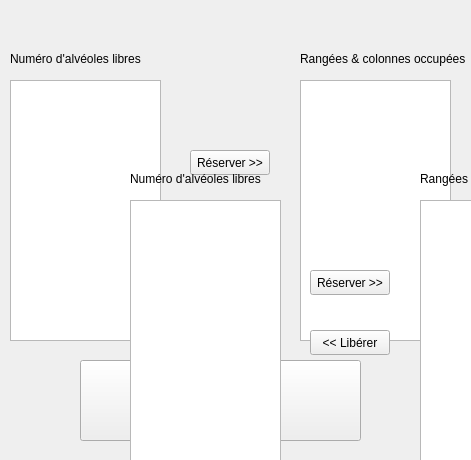
<?xml version="1.0" encoding="UTF-8"?>
<ui version="4.0">
 <class>AlveolesLibres</class>
 <widget class="QWidget" name="AlveolesLibres">
  <property name="geometry">
   <rect>
    <x>0</x>
    <y>0</y>
    <width>471</width>
    <height>460</height>
   </rect>
  </property>
  <property name="windowTitle">
   <string>AlveolesLibres</string>
  </property>
  <widget class="QLabel" name="label">
   <property name="geometry">
    <rect>
     <x>10</x>
     <y>50</y>
     <width>151</width>
     <height>17</height>
    </rect>
   </property>
   <property name="text">
    <string>Numéro d'alvéoles libres</string>
   </property>
  </widget>
  <widget class="QLabel" name="label_2">
   <property name="geometry">
    <rect>
     <x>300</x>
     <y>50</y>
     <width>171</width>
     <height>17</height>
    </rect>
   </property>
   <property name="text">
    <string>Rangées &amp; colonnes occupées</string>
   </property>
  </widget>
  <widget class="QPushButton" name="pushButtonReserver">
   <property name="geometry">
    <rect>
     <x>190</x>
     <y>150</y>
     <width>80</width>
     <height>25</height>
    </rect>
   </property>
   <property name="text">
    <string>Réserver &gt;&gt;</string>
   </property>
  </widget>
  <widget class="QPushButton" name="pushButtonLiberer">
   <property name="geometry">
    <rect>
     <x>190</x>
     <y>210</y>
     <width>80</width>
     <height>25</height>
    </rect>
   </property>
   <property name="text">
    <string>&lt;&lt; Libérer</string>
   </property>
  </widget>
  <widget class="QListWidget" name="listWidgetNumAlveolesLibres">
   <property name="geometry">
    <rect>
     <x>10</x>
     <y>80</y>
     <width>151</width>
     <height>261</height>
    </rect>
   </property>
  </widget>
  <widget class="QListWidget" name="listWidgetRangeeColonnesOccup">
   <property name="geometry">
    <rect>
     <x>300</x>
     <y>80</y>
     <width>151</width>
     <height>261</height>
    </rect>
   </property>
  </widget>
  <widget class="QPushButton" name="pushButtonQuitter">
   <property name="geometry">
    <rect>
     <x>80</x>
     <y>360</y>
     <width>281</width>
     <height>81</height>
    </rect>
   </property>
   <property name="text">
    <string>Quitter</string>
   </property>
  </widget>
  <widget class="QPushButton" name="pushButtonQuitter_2">
   <property name="geometry">
    <rect>
     <x>200</x>
     <y>480</y>
     <width>281</width>
     <height>81</height>
    </rect>
   </property>
   <property name="text">
    <string>Quitter</string>
   </property>
  </widget>
  <widget class="QPushButton" name="pushButtonReserver_2">
   <property name="geometry">
    <rect>
     <x>310</x>
     <y>270</y>
     <width>80</width>
     <height>25</height>
    </rect>
   </property>
   <property name="text">
    <string>Réserver &gt;&gt;</string>
   </property>
  </widget>
  <widget class="QPushButton" name="pushButtonLiberer_2">
   <property name="geometry">
    <rect>
     <x>310</x>
     <y>330</y>
     <width>80</width>
     <height>25</height>
    </rect>
   </property>
   <property name="text">
    <string>&lt;&lt; Libérer</string>
   </property>
  </widget>
  <widget class="QLabel" name="label_3">
   <property name="geometry">
    <rect>
     <x>130</x>
     <y>170</y>
     <width>151</width>
     <height>17</height>
    </rect>
   </property>
   <property name="text">
    <string>Numéro d'alvéoles libres</string>
   </property>
  </widget>
  <widget class="QListWidget" name="listWidgetRangeeColonnesOccup_2">
   <property name="geometry">
    <rect>
     <x>420</x>
     <y>200</y>
     <width>151</width>
     <height>261</height>
    </rect>
   </property>
  </widget>
  <widget class="QListWidget" name="listWidgetNumAlveolesLibres_2">
   <property name="geometry">
    <rect>
     <x>130</x>
     <y>200</y>
     <width>151</width>
     <height>261</height>
    </rect>
   </property>
  </widget>
  <widget class="QLabel" name="label_4">
   <property name="geometry">
    <rect>
     <x>420</x>
     <y>170</y>
     <width>171</width>
     <height>17</height>
    </rect>
   </property>
   <property name="text">
    <string>Rangées &amp; colonnes occupées</string>
   </property>
  </widget>
 </widget>
 <layoutdefault spacing="6" margin="11"/>
 <resources/>
 <connections>
  <connection>
   <sender>pushButtonQuitter</sender>
   <signal>clicked()</signal>
   <receiver>AlveolesLibres</receiver>
   <slot>close()</slot>
   <hints>
    <hint type="sourcelabel">
     <x>296</x>
     <y>405</y>
    </hint>
    <hint type="destinationlabel">
     <x>404</x>
     <y>410</y>
    </hint>
   </hints>
  </connection>
 </connections>
</ui>
